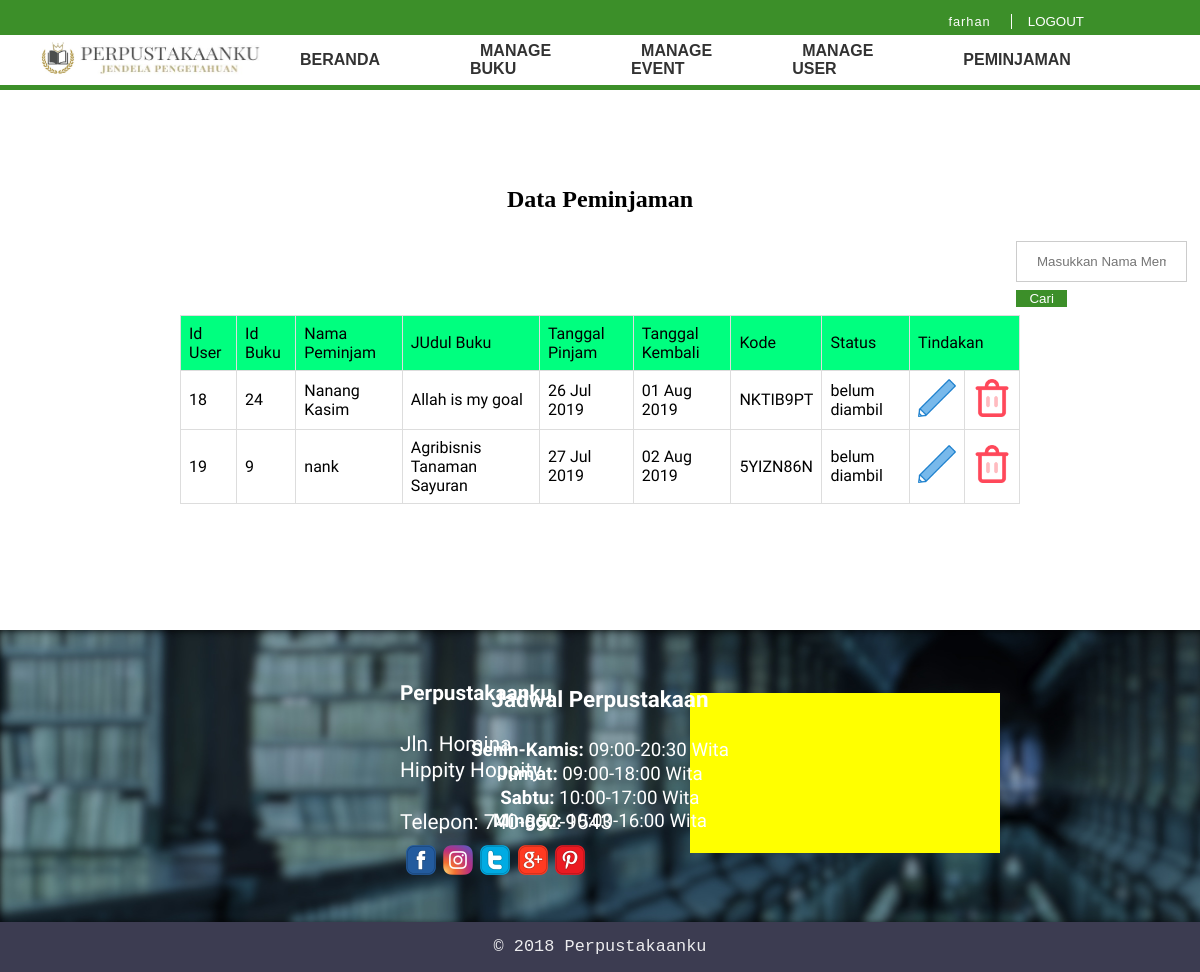
/peminjaman.php (signed in), run on the app's committed database.
### tables this page shows
CREATE TABLE `peminjaman` (
  `id` int(11) NOT NULL,
  `id_user` int(11) NOT NULL,
  `id_buku` int(11) NOT NULL,
  `nama user` varchar(30) NOT NULL,
  `judul buku` varchar(30) NOT NULL,
  `tgl_pinjam` varchar(30) NOT NULL,
  `tgl_kembali` varchar(30) NOT NULL,
  `kode` varchar(30) NOT NULL,
  `status` varchar(30) NOT NULL
);

### peminjaman.php (the view, shortened to what this page needs)
  <?php  include 'koneksi/koneksi.php';
 		$user=$_SESSION['user'];
 ?>
<!DOCTYPE html>
<html>
<head>
	<link rel="stylesheet" type="text/css" href="style.css">
</head>
<body>
<div class="navi">
	<div class="top-head">
		<ul>
			<li><button onclick="document.getElementById('id01').style.display='block'" style="width:auto;">LOGOUT</button></li>
			<?php $datanya = "SELECT * FROM admin WHERE email='$user'";
			$query = mysqli_query($conn, $datanya);
			$data = mysqli_fetch_assoc($query);?>
			<a href="profil admin.php"><li style="border-right: 1px solid white;"><?php echo $data['nama']; ?></li></a>
		</ul>
	</div>
	<div class="mid-head">
		<ul>
			<li><img style="height:35px; width:35px; margin-right:-100px" src="logo3.jpg"></li>
			<li><img style="width:180px; height:30px; margin-right:-50px; margin-left:-40px; float:right; padding-top:1px;" src="logo2.jpg"></li>
			<li><a href="index admin.php"><b>BERANDA</b></a></li>
			<li><a href="manage buku.php"><b>MANAGE BUKU</b></a></li>
			<li><a href="manage event.php"><b>MANAGE EVENT</b></a></li>
			<li><a href="kelolamember.php"><b>MANAGE USER</b></a></li>
			<li><a href="kelolamember.php"><b>PEMINJAMAN</b></a></li>
		</ul>
	</div>
	<div class="bot-head"></div>
</div >
<div class="header-gap">
	<img class="header-gap-white" src="white.jpg">
<br><br><br><br><br>
<div >
<h2 align="center">Data Peminjaman</h2>
<div class="daftar-table">
<form style="margin-left:500px; width:25%;" action="" method="post">
	<input style="text-align: center;"  type="text" name="keyword" size="30" placeholder="Masukkan Nama Member">
	<button style="width:30%;" type="submit" name="cari">Cari</button>
</form>
</div>
<table width="70%" border="1" cellpadding="10" cellspacing="0" align="center">
	<tr align="center" bgcolor="springgreen">
		<td>Id User</td>
		<td>Id Buku</td>
		<td>Nama Peminjam</td>
		<td>JUdul Buku</td>
		<td>Tanggal Pinjam</td>
		<td>Tanggal Kembali</td>
		<td>Kode</td>
		<td>Status</td>
		<td colspan="2">Tindakan</td>
	</tr>
	<?php
		$datanya = "SELECT * FROM peminjaman";
		$query = mysqli_query($conn, $datanya);
		while ($data = mysqli_fetch_assoc($query)){
	 ?>
	<tr align="center">
		<td><?php echo $data['id_user']; ?></td>
		<td><?php echo $data['id_buku']; ?></td>
		<td><?php echo $data['nama user']; ?></td>
		<td><?php echo $data['judul buku']; ?></td>
		<td><?php echo $data['tgl_pinjam']; ?></td>
		<td><?php echo $data['tgl_kembali']; ?></td>
		<td><?php echo $data['kode']; ?></td>
		<td><?php echo $data['status']; ?></td>
		<td><a href="editpeminjaman.php?id=<?php echo $data['id']; ?>"><img style="width:38px; height:38px;" src="Buttons/pencil2.png"></a></td>
		<td><a href="Tindakan/hapuspeminjaman.php?id=<?php echo $data['id']; ?>"><img style="width:38px; height:38px;" src="Buttons/delete.png"></a></td>
	</tr>
<?php } ?>
</table>
</div>
<br><br><br><br><br><br><br>
<div class="footer-container">
	<div class="footer-info">
		<div class="footer-alamat">
			<p><b>Perpustakaanku</b></p><br>
			<p>Jln. Homina</p>
			<p>Hippity Hoppity</p><br>
			<p>Telepon: 740-852-9543</p>
		</div>
		<div class="footer-jadwal">
			<p style="font-size:120%;"><b>Jadwal Perpustakaan</b></p><br>
			<p><b>Senin-Kamis:</b>&nbsp;09:00-20:30 Wita</p>
			<p><b>Jum'at:</b>&nbsp;09:00-18:00 Wita</p>
			<p><b>Sabtu:</b>&nbsp;10:00-17:00 Wita</p>
			<p><b>Minggu:</b>&nbsp;10:00-16:00 Wita</p>
		</div>
		<div id="google-map"></div>
					<div class="social-media-buttons">
				<a href=""><img class="button-item" src="facebook_button.png"></a>
				<a href=""><img class="button-item" src="ig2_button.png"></a>
				<a href=""><img class="button-item" src="twitter_button.png"></a>
				<a href=""><img class="button-item" src="google_button.png"></a>
				<a href=""><img class="button-item" src="pin_button.png"></a>
			</div>
	</div>
	<footer>
		<p class="footer-text">&copy; 2018 Perpustakaanku</p>
	</footer>
</div>
</body>
</html>

### style.css (style rules this page uses)
body { height:100%; margin:0; padding:0; }
a { text-decoration:none; }
.navi { position:fixed; width: 100%; }
.top-head { margin-top:-17px; height:40px; transition: height 0.4s; background-color:rgb(60, 143, 41); }
.top-head ul { list-style-type: none; text-decoration:none; margin-right:90px; padding-top:15px; }
.top-head li { float:right; padding:10px; padding-top:0px; padding-bottom:0px; padding-right:20px; font-size:80%; }
.top-head ul a li { font-family: Helvetica; color:white; opacity:0.98; letter-spacing: 1px; transition: color 0.4s; }
.mid-head { height:50px; margin-top:-20px; transition: margin-top 0.5s, height 0.5s; background-color:white; }
.mid-head ul { list-style: none; text-decoration:none; display:flex; align-items: center; padding-top:5px; }
.mid-head ul li { float:left; }
.mid-head li { margin-right:80px; }
.mid-head ul li a { font-family: Helvetica; color:black; font-weight:500; opacity:0.8; padding:10px; border-radius: 5px; transition: background-color 0.3s, color 0.1s, underline 0.3s; }
.mid-head a { padding:0px; transition: padding 0.4s; }
.bot-head { height:5px; background-color:rgb(60, 143, 41); }
.header-gap-white { height:200px; margin-bottom:-110px; }
footer { background-color:rgb(60, 60, 81); height: 50px; text-align:center; color:white; margin-top:-20px; }
.footer-text { padding:15px; font-family:monospace; font-size:130%; opacity:0.9; }
.footer-info { background-image: url("img11-6.jpg"); width:99.99%; height: 295px; color:white; font-family:'Poor Story', cursive; font-size:130%; }
.footer-alamat { padding-top:40px; padding-left:400px; text-align: left; line-height: 1px; color:white; line-height: 5px; }
.button-item { height:32px; width:32px; transition: height 0.3s ease-in-out, width 0.3s ease-in-out; }
.social-media-buttons { margin-left:405px; margin-top:20px; }
.footer-jadwal { margin-left:0px; margin-top:-150px; text-align:center; line-height: 1px; color:white; line-height: 5px; font-size: 90%; }
#google-map { width:310px; height:160px; background-color:yellow; float:right; margin-right:200px; margin-top:-150px; }
input[type=text], input[type=password] { width: 100%; padding: 12px 20px; margin: 8px 0; display: inline-block; border: 1px solid #ccc; box-sizing: border-box; }
button { background-color: rgb(60, 143, 41); color: white; //padding: 14px 20px; margin: 8px 0; border: none; cursor: pointer; width: 100%; margin-top:-1px; transition: color 0.4s; }
.daftar-table { font-family:monospace; font-size: 120%; display: block; margin-left:43%; }

### peminjaman.php (style rules this page uses)
table { font-family: 'Yatra One'; border-collapse: collapse; }
td, th { border: 1px solid #dddddd; text-align: left; padding: 8px; }

### data on the page
peminjaman: id_user "18", id_buku "24", nama user "Nanang Kasim", judul buku "Allah is my goal", tgl_pinjam "26 Jul 2019", tgl_kembali "01 Aug 2019", kode "NKTIB9PT", status "belum diambil"
peminjaman: id_user "19", id_buku "9", nama user "nank", judul buku "Agribisnis Tanaman Sayuran", tgl_pinjam "27 Jul 2019", tgl_kembali "02 Aug 2019", kode "5YIZN86N", status "belum diambil"

### other printed values
$data['nama'] "farhan"
